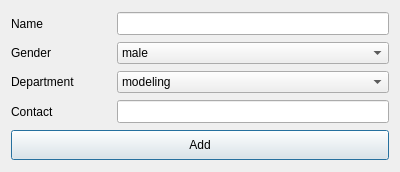
<?xml version="1.0" encoding="UTF-8"?>
<ui version="4.0">
 <class>Dialog</class>
 <widget class="QDialog" name="Dialog">
  <property name="geometry">
   <rect>
    <x>0</x>
    <y>0</y>
    <width>400</width>
    <height>172</height>
   </rect>
  </property>
  <property name="windowTitle">
   <string>Add New User</string>
  </property>
  <layout class="QVBoxLayout" name="verticalLayout">
   <item>
    <layout class="QHBoxLayout" name="horizontalLayout">
     <item>
      <widget class="QLabel" name="label">
       <property name="minimumSize">
        <size>
         <width>100</width>
         <height>0</height>
        </size>
       </property>
       <property name="maximumSize">
        <size>
         <width>100</width>
         <height>16777215</height>
        </size>
       </property>
       <property name="text">
        <string>Name</string>
       </property>
      </widget>
     </item>
     <item>
      <widget class="QLineEdit" name="name_lineEdit">
       <property name="minimumSize">
        <size>
         <width>0</width>
         <height>23</height>
        </size>
       </property>
      </widget>
     </item>
    </layout>
   </item>
   <item>
    <layout class="QHBoxLayout" name="horizontalLayout_2">
     <item>
      <widget class="QLabel" name="label_2">
       <property name="minimumSize">
        <size>
         <width>100</width>
         <height>0</height>
        </size>
       </property>
       <property name="maximumSize">
        <size>
         <width>100</width>
         <height>16777215</height>
        </size>
       </property>
       <property name="text">
        <string>Gender</string>
       </property>
      </widget>
     </item>
     <item>
      <widget class="QComboBox" name="gender_comboBox">
       <item>
        <property name="text">
         <string>male</string>
        </property>
       </item>
       <item>
        <property name="text">
         <string>female</string>
        </property>
       </item>
      </widget>
     </item>
    </layout>
   </item>
   <item>
    <layout class="QHBoxLayout" name="horizontalLayout_3">
     <item>
      <widget class="QLabel" name="label_3">
       <property name="minimumSize">
        <size>
         <width>100</width>
         <height>0</height>
        </size>
       </property>
       <property name="maximumSize">
        <size>
         <width>100</width>
         <height>16777215</height>
        </size>
       </property>
       <property name="text">
        <string>Department</string>
       </property>
      </widget>
     </item>
     <item>
      <widget class="QComboBox" name="department_comboBox">
       <item>
        <property name="text">
         <string>modeling</string>
        </property>
       </item>
       <item>
        <property name="text">
         <string>animation</string>
        </property>
       </item>
       <item>
        <property name="text">
         <string>developer</string>
        </property>
       </item>
       <item>
        <property name="text">
         <string>managing</string>
        </property>
       </item>
       <item>
        <property name="text">
         <string>concept art</string>
        </property>
       </item>
      </widget>
     </item>
    </layout>
   </item>
   <item>
    <layout class="QHBoxLayout" name="horizontalLayout_4">
     <item>
      <widget class="QLabel" name="label_4">
       <property name="minimumSize">
        <size>
         <width>100</width>
         <height>0</height>
        </size>
       </property>
       <property name="maximumSize">
        <size>
         <width>100</width>
         <height>16777215</height>
        </size>
       </property>
       <property name="text">
        <string>Contact</string>
       </property>
      </widget>
     </item>
     <item>
      <widget class="QLineEdit" name="contact_lineEdit">
       <property name="minimumSize">
        <size>
         <width>0</width>
         <height>23</height>
        </size>
       </property>
      </widget>
     </item>
    </layout>
   </item>
   <item>
    <widget class="QPushButton" name="pushButton">
     <property name="minimumSize">
      <size>
       <width>0</width>
       <height>30</height>
      </size>
     </property>
     <property name="text">
      <string>Add</string>
     </property>
    </widget>
   </item>
  </layout>
 </widget>
 <resources/>
 <connections/>
</ui>
